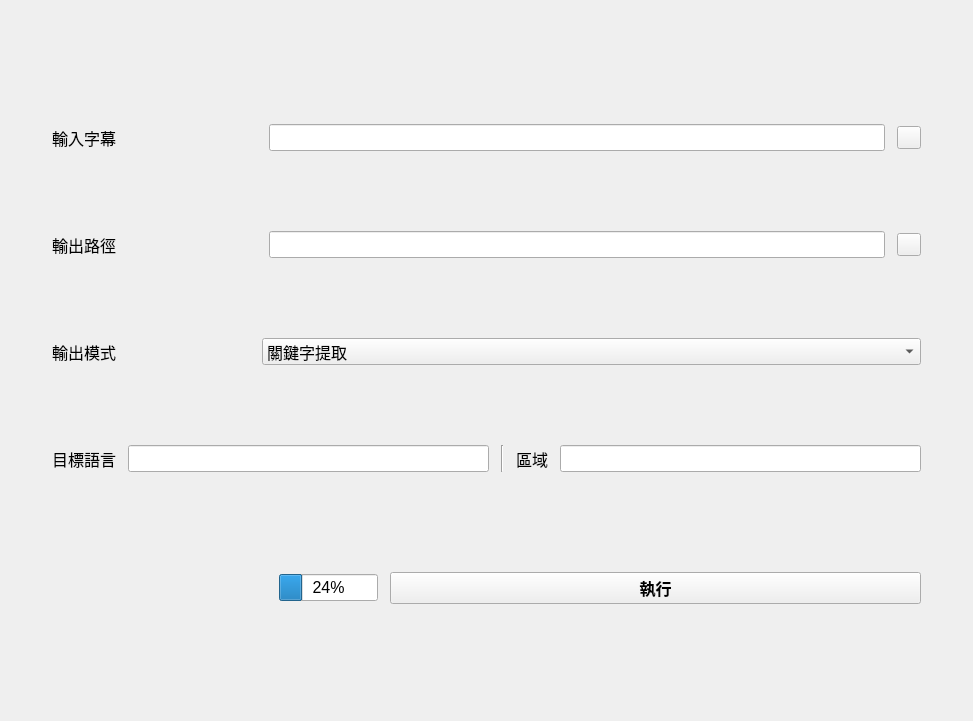
<?xml version="1.0" encoding="UTF-8"?>
<ui version="4.0">
 <class>HomePage</class>
 <widget class="QWidget" name="HomePage">
  <property name="geometry">
   <rect>
    <x>0</x>
    <y>0</y>
    <width>973</width>
    <height>721</height>
   </rect>
  </property>
  <property name="font">
   <font>
    <family>Microsoft YaHei UI</family>
    <pointsize>12</pointsize>
   </font>
  </property>
  <property name="windowTitle">
   <string>Form</string>
  </property>
  <layout class="QVBoxLayout" name="verticalLayout_2">
   <item>
    <layout class="QFormLayout" name="segmentedWidgetLayout">
     <property name="leftMargin">
      <number>52</number>
     </property>
     <property name="rightMargin">
      <number>52</number>
     </property>
    </layout>
   </item>
   <item>
    <layout class="QVBoxLayout" name="verticalLayout_3">
     <item>
      <widget class="QStackedWidget" name="stackedWidget">
       <property name="currentIndex">
        <number>0</number>
       </property>
       <widget class="QWidget" name="subtitlesSelectionPage">
        <layout class="QHBoxLayout" name="horizontalLayout_3">
         <item>
          <layout class="QGridLayout" name="gridLayout_2" rowstretch="5">
           <property name="leftMargin">
            <number>20</number>
           </property>
           <property name="topMargin">
            <number>30</number>
           </property>
           <property name="rightMargin">
            <number>20</number>
           </property>
           <property name="bottomMargin">
            <number>20</number>
           </property>
           <property name="spacing">
            <number>12</number>
           </property>
           <item row="0" column="0">
            <layout class="QVBoxLayout" name="verticalLayout">
             <property name="leftMargin">
              <number>12</number>
             </property>
             <property name="topMargin">
              <number>6</number>
             </property>
             <property name="rightMargin">
              <number>12</number>
             </property>
             <property name="bottomMargin">
              <number>6</number>
             </property>
             <item>
              <layout class="QHBoxLayout" name="horizontalLayout" stretch="3,9,1">
               <item>
                <widget class="BodyLabel" name="inputSubtitlesLabel">
                 <property name="font">
                  <font>
                   <family>Microsoft YaHei UI</family>
                   <pointsize>12</pointsize>
                  </font>
                 </property>
                 <property name="locale">
                  <locale language="Chinese" country="Taiwan"/>
                 </property>
                 <property name="text">
                  <string>輸入字幕</string>
                 </property>
                </widget>
               </item>
               <item>
                <widget class="LineEdit" name="inputFileLineEdit"/>
               </item>
               <item>
                <widget class="ToolButton" name="inputFileSelection">
                 <property name="text">
                  <string/>
                 </property>
                 <property name="icon">
                  <iconset theme="QIcon::ThemeIcon::FolderOpen"/>
                 </property>
                </widget>
               </item>
              </layout>
             </item>
             <item>
              <layout class="QHBoxLayout" name="horizontalLayout_4" stretch="3,9,1">
               <item>
                <widget class="BodyLabel" name="outputPathLabel">
                 <property name="font">
                  <font>
                   <family>Microsoft YaHei UI</family>
                   <pointsize>12</pointsize>
                  </font>
                 </property>
                 <property name="text">
                  <string>輸出路徑</string>
                 </property>
                </widget>
               </item>
               <item>
                <widget class="LineEdit" name="outputPathLineEdit"/>
               </item>
               <item>
                <widget class="ToolButton" name="outputPathSelection">
                 <property name="text">
                  <string/>
                 </property>
                 <property name="icon">
                  <iconset theme="QIcon::ThemeIcon::FolderOpen"/>
                 </property>
                </widget>
               </item>
              </layout>
             </item>
             <item>
              <layout class="QHBoxLayout" name="horizontalLayout_6" stretch="3,10">
               <property name="leftMargin">
                <number>0</number>
               </property>
               <item>
                <widget class="BodyLabel" name="outputModeLabel">
                 <property name="font">
                  <font>
                   <family>Microsoft YaHei UI</family>
                   <pointsize>12</pointsize>
                  </font>
                 </property>
                 <property name="text">
                  <string>輸出模式</string>
                 </property>
                </widget>
               </item>
               <item>
                <widget class="ComboBox" name="outputModeComboBox">
                 <property name="font">
                  <font>
                   <family>Microsoft YaHei UI</family>
                   <pointsize>12</pointsize>
                  </font>
                 </property>
                 <item>
                  <property name="text">
                   <string>關鍵字提取</string>
                  </property>
                 </item>
                 <item>
                  <property name="text">
                   <string>精細翻譯</string>
                  </property>
                 </item>
                 <item>
                  <property name="text">
                   <string>快速翻譯</string>
                  </property>
                 </item>
                </widget>
               </item>
              </layout>
             </item>
             <item>
              <layout class="QHBoxLayout" name="horizontalLayout_7">
               <item>
                <widget class="BodyLabel" name="targetLanguageLabel">
                 <property name="text">
                  <string>目標語言</string>
                 </property>
                </widget>
               </item>
               <item>
                <widget class="LineEdit" name="targetLanguageLineEdit"/>
               </item>
               <item>
                <widget class="Line" name="line">
                 <property name="orientation">
                  <enum>Qt::Orientation::Vertical</enum>
                 </property>
                </widget>
               </item>
               <item>
                <widget class="BodyLabel" name="regionLabel">
                 <property name="text">
                  <string>區域</string>
                 </property>
                </widget>
               </item>
               <item>
                <widget class="LineEdit" name="regionLineEdit">
                 <property name="inputMask">
                  <string/>
                 </property>
                 <property name="text">
                  <string/>
                 </property>
                </widget>
               </item>
              </layout>
             </item>
             <item>
              <spacer name="verticalSpacer">
               <property name="orientation">
                <enum>Qt::Orientation::Horizontal</enum>
               </property>
               <property name="sizeHint" stdset="0">
                <size>
                 <width>40</width>
                 <height>20</height>
                </size>
               </property>
              </spacer>
             </item>
             <item>
              <layout class="QHBoxLayout" name="horizontalLayout_2" stretch="3,0,7">
               <item>
                <spacer name="horizontalSpacer">
                 <property name="orientation">
                  <enum>Qt::Orientation::Horizontal</enum>
                 </property>
                 <property name="sizeHint" stdset="0">
                  <size>
                   <width>40</width>
                   <height>20</height>
                  </size>
                 </property>
                </spacer>
               </item>
               <item>
                <widget class="ProgressRing" name="progressRing">
                 <property name="value">
                  <number>24</number>
                 </property>
                </widget>
               </item>
               <item>
                <widget class="PushButton" name="ExecutionButton">
                 <property name="font">
                  <font>
                   <family>Microsoft YaHei UI</family>
                   <pointsize>12</pointsize>
                   <bold>true</bold>
                   <underline>false</underline>
                  </font>
                 </property>
                 <property name="text">
                  <string>執行</string>
                 </property>
                </widget>
               </item>
              </layout>
             </item>
            </layout>
           </item>
          </layout>
         </item>
        </layout>
       </widget>
       <widget class="QWidget" name="keywordEditPage">
        <layout class="QVBoxLayout" name="verticalLayout_5">
         <item>
          <widget class="TitleLabel" name="keywordTranslationTableLabel">
           <property name="text">
            <string>翻譯對照表</string>
           </property>
          </widget>
         </item>
         <item>
          <widget class="TableWidget" name="keywordLineTableWidget"/>
         </item>
         <item>
          <widget class="TitleLabel" name="subtitlesWithKeywordLabel">
           <property name="text">
            <string>關聯字幕</string>
           </property>
          </widget>
         </item>
         <item>
          <widget class="TableView" name="subtitlesWithKeywordTableView"/>
         </item>
        </layout>
       </widget>
       <widget class="QWidget" name="outputMonitorPage">
        <layout class="QVBoxLayout" name="verticalLayout_4">
         <property name="leftMargin">
          <number>12</number>
         </property>
         <property name="topMargin">
          <number>18</number>
         </property>
         <property name="rightMargin">
          <number>18</number>
         </property>
         <property name="bottomMargin">
          <number>12</number>
         </property>
         <item>
          <widget class="TitleLabel" name="outputMonitorTitle">
           <property name="font">
            <font>
             <family>Microsoft YaHei UI</family>
             <pointsize>20</pointsize>
             <bold>true</bold>
             <kerning>false</kerning>
            </font>
           </property>
           <property name="text">
            <string>輸出監視器</string>
           </property>
           <property name="margin">
            <number>0</number>
           </property>
          </widget>
         </item>
         <item>
          <spacer name="horizontalSpacer_3">
           <property name="orientation">
            <enum>Qt::Orientation::Horizontal</enum>
           </property>
           <property name="sizeHint" stdset="0">
            <size>
             <width>4</width>
             <height>8</height>
            </size>
           </property>
          </spacer>
         </item>
         <item>
          <widget class="TextBrowser" name="outputMonitorTextBrowser">
           <property name="font">
            <font>
             <family>Microsoft YaHei UI</family>
             <pointsize>12</pointsize>
            </font>
           </property>
          </widget>
         </item>
         <item>
          <spacer name="horizontalSpacer_2">
           <property name="orientation">
            <enum>Qt::Orientation::Horizontal</enum>
           </property>
           <property name="sizeHint" stdset="0">
            <size>
             <width>40</width>
             <height>20</height>
            </size>
           </property>
          </spacer>
         </item>
         <item>
          <layout class="QHBoxLayout" name="horizontalLayout_5">
           <item>
            <widget class="BodyLabel" name="label">
             <property name="font">
              <font>
               <family>Microsoft YaHei UI</family>
               <pointsize>12</pointsize>
              </font>
             </property>
             <property name="text">
              <string>進度</string>
             </property>
             <property name="margin">
              <number>0</number>
             </property>
            </widget>
           </item>
           <item>
            <widget class="IndeterminateProgressRing" name="progressSpinner">
             <property name="value">
              <number>24</number>
             </property>
            </widget>
           </item>
           <item>
            <spacer name="horizontalSpacer_4">
             <property name="orientation">
              <enum>Qt::Orientation::Horizontal</enum>
             </property>
             <property name="sizeType">
              <enum>QSizePolicy::Policy::Fixed</enum>
             </property>
             <property name="sizeHint" stdset="0">
              <size>
               <width>10</width>
               <height>20</height>
              </size>
             </property>
            </spacer>
           </item>
           <item>
            <widget class="ProgressBar" name="progressBar">
             <property name="value">
              <number>24</number>
             </property>
            </widget>
           </item>
          </layout>
         </item>
        </layout>
       </widget>
      </widget>
     </item>
    </layout>
   </item>
  </layout>
 </widget>
 <customwidgets>
  <customwidget>
   <class>PushButton</class>
   <extends>QPushButton</extends>
   <header>qfluentwidgets</header>
  </customwidget>
  <customwidget>
   <class>ComboBox</class>
   <extends>QComboBox</extends>
   <header>qfluentwidgets</header>
  </customwidget>
  <customwidget>
   <class>BodyLabel</class>
   <extends>QLabel</extends>
   <header>qfluentwidgets</header>
  </customwidget>
  <customwidget>
   <class>LineEdit</class>
   <extends>QLineEdit</extends>
   <header>qfluentwidgets</header>
  </customwidget>
  <customwidget>
   <class>ToolButton</class>
   <extends>QToolButton</extends>
   <header>qfluentwidgets</header>
  </customwidget>
  <customwidget>
   <class>TextBrowser</class>
   <extends>QTextBrowser</extends>
   <header>qfluentwidgets</header>
  </customwidget>
  <customwidget>
   <class>ProgressBar</class>
   <extends>QProgressBar</extends>
   <header>qfluentwidgets</header>
  </customwidget>
  <customwidget>
   <class>TitleLabel</class>
   <extends>QLabel</extends>
   <header>qfluentwidgets</header>
  </customwidget>
  <customwidget>
   <class>TableWidget</class>
   <extends>QTableView</extends>
   <header>qfluentwidgets</header>
  </customwidget>
  <customwidget>
   <class>TableView</class>
   <extends>QTableView</extends>
   <header>qfluentwidgets</header>
  </customwidget>
  <customwidget>
   <class>ProgressRing</class>
   <extends>QProgressBar</extends>
   <header>qfluentwidgets</header>
  </customwidget>
  <customwidget>
   <class>IndeterminateProgressRing</class>
   <extends>QProgressBar</extends>
   <header>qfluentwidgets</header>
  </customwidget>
 </customwidgets>
 <resources/>
 <connections/>
</ui>
